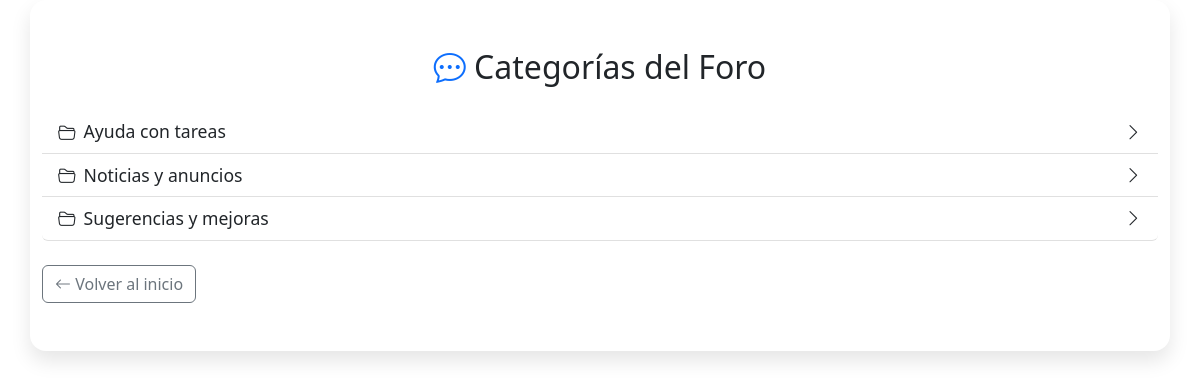
Page /foro/ on the committed database.
### foro/models.py (models this page shows, shortened)
class Categoria(models.Model):
    nombre = models.CharField(max_length=100, unique=True)
    descripcion = models.TextField(blank=True)

### foro/views.py (the view)
# urls.py: path('', views.lista_categorias, name='lista_categorias'),
def lista_categorias(request):
    categorias = Categoria.objects.all()
    return render(request, 'foro/lista_categorias.html', {'categorias': categorias})

### foro/templates/foro/lista_categorias.html (shortened to what this page needs)
{% load static %}
<!DOCTYPE html>
<html lang="es">
<head>
    <link rel="stylesheet" href="{% static 'css/foro.css' %}">
    <link href="https://cdn.jsdelivr.net/npm/bootstrap@5.3.3/dist/css/bootstrap.min.css" rel="stylesheet">
    <link href="https://cdn.jsdelivr.net/npm/bootstrap-icons@1.10.5/font/bootstrap-icons.css" rel="stylesheet">
</head>
<body>
    <div class="foro-container container py-5">
        <h2 class="text-center mb-4"><i class="bi bi-chat-dots"></i> Categorías del Foro</h2>
        <div class="list-group foro-categorias">
            {% for categoria in categorias %}
                <a href="{% url 'detalle_categoria' categoria.id %}" class="list-group-item list-group-item-action d-flex justify-content-between align-items-center">
                    <span><i class="bi bi-folder2-open me-2"></i>{{ categoria.nombre }}</span>
                    <i class="bi bi-chevron-right"></i>
                </a>
            {% empty %}
                <div class="alert alert-info">No hay categorías todavía.</div>
            {% endfor %}
        </div>
        <a href="{% url 'index' %}" class="btn btn-outline-secondary mt-4"><i class="bi bi-arrow-left"></i> Volver al inicio</a>
    </div>
</body>
</html>

### foro/static/css/foro.css (style rules this page uses)
body { background: #f5f7fa; font-family: 'Segoe UI', sans-serif; }
.foro-container { max-width: 700px; background: white; border-radius: 16px; box-shadow: 0 10px 20px rgba(0, 0, 0, 0.1); padding: 2rem; }
.foro-categorias .list-group-item { border: none; border-bottom: 1px solid #e0e0e0; transition: background-color 0.2s ease; font-size: 1.1rem; }
h2 i { color: #0d6efd; }

### rows in the picture
Categoria: nombre "Ayuda con tareas"
Categoria: nombre "Noticias y anuncios"
Categoria: nombre "Sugerencias y mejoras"
